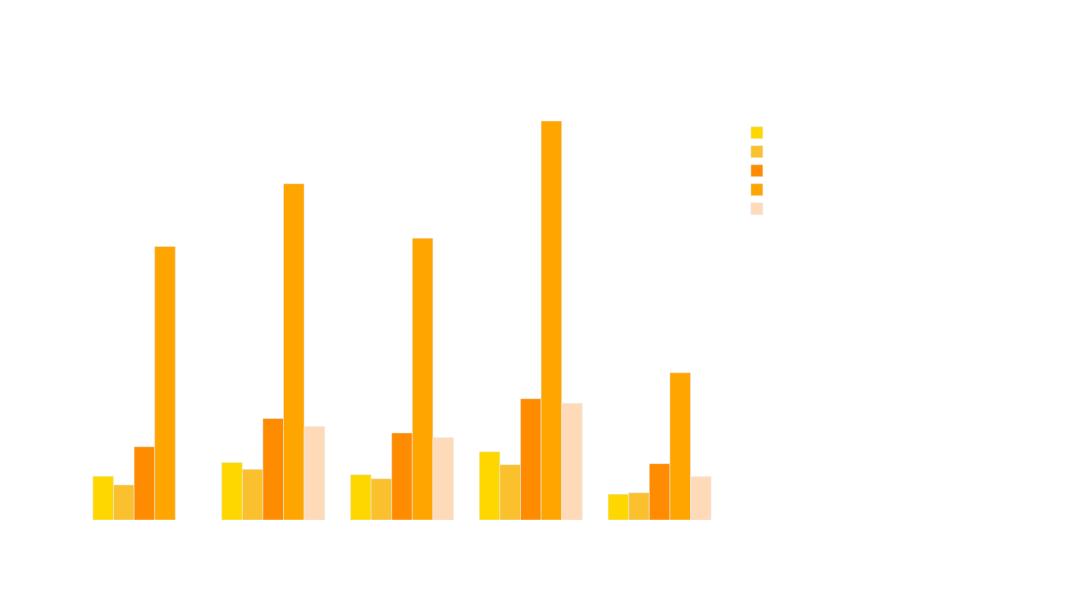

The notebook cell saved with this chart:
### Code cell
filtered_df['Country'] = filtered_df['Country'].replace({
    'United States of America': 'United States'
})

color_sequence = ['#FFD700', '#FBC02D', '#FF8C00', '#FFA500', '#FFDAB9', '#FA8072']

# Step 1: Group full data
region_counts = filtered_df.groupby(['Year', 'Country']).size().reset_index(name='Count')

# Step 2: Get top 5 countries by total count
top_countries = (
    region_counts.groupby('Country')['Count'].sum()
    .sort_values(ascending=False)
    .head(5)
    .index
)

# Step 3: Filter region_counts to only include those countries
region_counts_top = region_counts[region_counts['Country'].isin(top_countries)]

# Step 4: Plot with custom color sequence
fig = px.bar(
    region_counts_top,
    x='Year',
    y='Count',
    color='Country',
    title='Top 5 Countries by Respondents (per Year)',
    barmode='group',
    color_discrete_sequence=color_sequence
)

fig.update_layout(
    plot_bgcolor='rgba(0,0,0,0)',
    paper_bgcolor='rgba(0,0,0,0)',
    font=dict(color='white'),
    height=600,
    width=1100
)

fig.update_xaxes(showgrid=False, dtick=1, tickmode='linear')
fig.update_yaxes(showgrid=False)

fig.show()

### Figure 1 — Plotly figure (JSON) as saved in the notebook; plotly's stock layout.template omitted (floating-point values rounded to 4 significant figures)
{"data": [{"alignmentgroup": "True", "hovertemplate": "Country=Canada<br>Year=%{x}<br>Count=%{y}<extra></extra>", "legendgroup": "Canada", "marker": {"color": "#FFD700", "pattern": {"shape": ""}}, "name": "Canada", "offsetgroup": "Canada", "orientation": "v", "showlegend": true, "textposition": "auto", "type": "bar", "x": [2020, 2021, 2022, 2023, 2024], "xaxis": "x", "y": [1148, 1507, 1188, 1787, 676], "yaxis": "y"}, {"alignmentgroup": "True", "hovertemplate": "Country=France<br>Year=%{x}<br>Count=%{y}<extra></extra>", "legendgroup": "France", "marker": {"color": "#FBC02D", "pattern": {"shape": ""}}, "name": "France", "offsetgroup": "France", "orientation": "v", "showlegend": true, "textposition": "auto", "type": "bar", "x": [2020, 2021, 2022, 2023, 2024], "xaxis": "x", "y": [918, 1327, 1080, 1448, 712], "yaxis": "y"}, {"alignmentgroup": "True", "hovertemplate": "Country=Germany<br>Year=%{x}<br>Count=%{y}<extra></extra>", "legendgroup": "Germany", "marker": {"color": "#FF8C00", "pattern": {"shape": ""}}, "name": "Germany", "offsetgroup": "Germany", "orientation": "v", "showlegend": true, "textposition": "auto", "type": "bar", "x": [2020, 2021, 2022, 2023, 2024], "xaxis": "x", "y": [1917, 2656, 2280, 3176, 1476], "yaxis": "y"}, {"alignmentgroup": "True", "hovertemplate": "Country=United States<br>Year=%{x}<br>Count=%{y}<extra></extra>", "legendgroup": "United States", "marker": {"color": "#FFA500", "pattern": {"shape": ""}}, "name": "United States", "offsetgroup": "United States", "orientation": "v", "showlegend": true, "textposition": "auto", "type": "bar", "x": [2020, 2021, 2022, 2023, 2024], "xaxis": "x", "y": [7163, 8805, 7379, 10447, 3855], "yaxis": "y"}, {"alignmentgroup": "True", "hovertemplate": "Country=United Kingdom of Great Britain and Northern Ireland<br>Year=%{x}<br>Count=%{y}<extra></extra>", "legendgroup": "United Kingdom of Great Britain and Northern Ireland", "marker": {"color": "#FFDAB9", "pattern": {"shape": ""}}, "name": "United Kingdom of Great Britain and Northern Ireland", "offsetgroup": "United Kingdom of Great Britain and Northern Ireland", "orientation": "v", "showlegend": true, "textposition": "auto", "type": "bar", "x": [2021, 2022, 2023, 2024], "xaxis": "x", "y": [2449, 2157, 3060, 1136], "yaxis": "y"}], "layout": {"barmode": "group", "font": {"color": "white"}, "height": 600, "legend": {"title": {"text": "Country"}, "tracegroupgap": 0}, "paper_bgcolor": "rgba(0,0,0,0)", "plot_bgcolor": "rgba(0,0,0,0)", "title": {"text": "Top 5 Countries by Respondents (per Year)"}, "width": 1100, "xaxis": {"anchor": "y", "domain": [0, 1], "dtick": 1, "showgrid": false, "tickmode": "linear", "title": {"text": "Year"}}, "yaxis": {"anchor": "x", "domain": [0, 1], "showgrid": false, "title": {"text": "Count"}}}}
